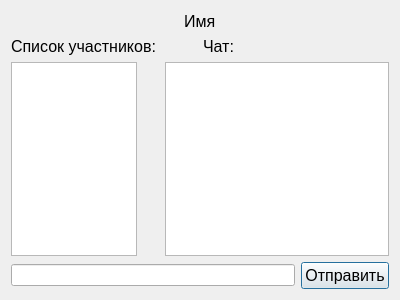
<?xml version="1.0" encoding="UTF-8"?>
<ui version="4.0">
 <class>privateMessageWindow</class>
 <widget class="QDialog" name="privateMessageWindow">
  <property name="geometry">
   <rect>
    <x>0</x>
    <y>0</y>
    <width>400</width>
    <height>300</height>
   </rect>
  </property>
  <property name="windowTitle">
   <string>Dialog</string>
  </property>
  <layout class="QGridLayout" name="gridLayout">
   <item row="0" column="0">
    <layout class="QHBoxLayout" name="horizontalLayout_3">
     <item>
      <spacer name="horizontalSpacer">
       <property name="orientation">
        <enum>Qt::Horizontal</enum>
       </property>
       <property name="sizeHint" stdset="0">
        <size>
         <width>40</width>
         <height>20</height>
        </size>
       </property>
      </spacer>
     </item>
     <item>
      <widget class="QLabel" name="NameLabel">
       <property name="font">
        <font>
         <pointsize>12</pointsize>
        </font>
       </property>
       <property name="text">
        <string>Имя</string>
       </property>
      </widget>
     </item>
     <item>
      <spacer name="horizontalSpacer_2">
       <property name="orientation">
        <enum>Qt::Horizontal</enum>
       </property>
       <property name="sizeHint" stdset="0">
        <size>
         <width>40</width>
         <height>20</height>
        </size>
       </property>
      </spacer>
     </item>
    </layout>
   </item>
   <item row="1" column="0">
    <layout class="QHBoxLayout" name="horizontalLayout_5">
     <item>
      <widget class="QLabel" name="label_2">
       <property name="font">
        <font>
         <pointsize>12</pointsize>
        </font>
       </property>
       <property name="text">
        <string>Список участников:</string>
       </property>
      </widget>
     </item>
     <item>
      <widget class="QLabel" name="label">
       <property name="font">
        <font>
         <pointsize>12</pointsize>
        </font>
       </property>
       <property name="text">
        <string>Чат:</string>
       </property>
      </widget>
     </item>
    </layout>
   </item>
   <item row="2" column="0">
    <layout class="QHBoxLayout" name="horizontalLayout_4">
     <item>
      <widget class="QTextBrowser" name="ChatTextBrowser">
       <property name="font">
        <font>
         <pointsize>12</pointsize>
        </font>
       </property>
      </widget>
     </item>
     <item>
      <layout class="QHBoxLayout" name="horizontalLayout">
       <item>
        <spacer name="horizontalSpacer_3">
         <property name="orientation">
          <enum>Qt::Horizontal</enum>
         </property>
         <property name="sizeHint" stdset="0">
          <size>
           <width>40</width>
           <height>20</height>
          </size>
         </property>
        </spacer>
       </item>
       <item>
        <spacer name="horizontalSpacer_4">
         <property name="orientation">
          <enum>Qt::Horizontal</enum>
         </property>
         <property name="sizeHint" stdset="0">
          <size>
           <width>40</width>
           <height>20</height>
          </size>
         </property>
        </spacer>
       </item>
       <item>
        <spacer name="horizontalSpacer_5">
         <property name="orientation">
          <enum>Qt::Horizontal</enum>
         </property>
         <property name="sizeHint" stdset="0">
          <size>
           <width>40</width>
           <height>20</height>
          </size>
         </property>
        </spacer>
       </item>
       <item>
        <widget class="QListView" name="listView"/>
       </item>
      </layout>
     </item>
    </layout>
   </item>
   <item row="3" column="0">
    <layout class="QHBoxLayout" name="horizontalLayout_2">
     <item>
      <widget class="QLineEdit" name="MessageLineEdit"/>
     </item>
     <item>
      <widget class="QPushButton" name="SendPushButton">
       <property name="font">
        <font>
         <pointsize>12</pointsize>
        </font>
       </property>
       <property name="text">
        <string>Отправить</string>
       </property>
      </widget>
     </item>
    </layout>
   </item>
  </layout>
 </widget>
 <resources/>
 <connections/>
</ui>
